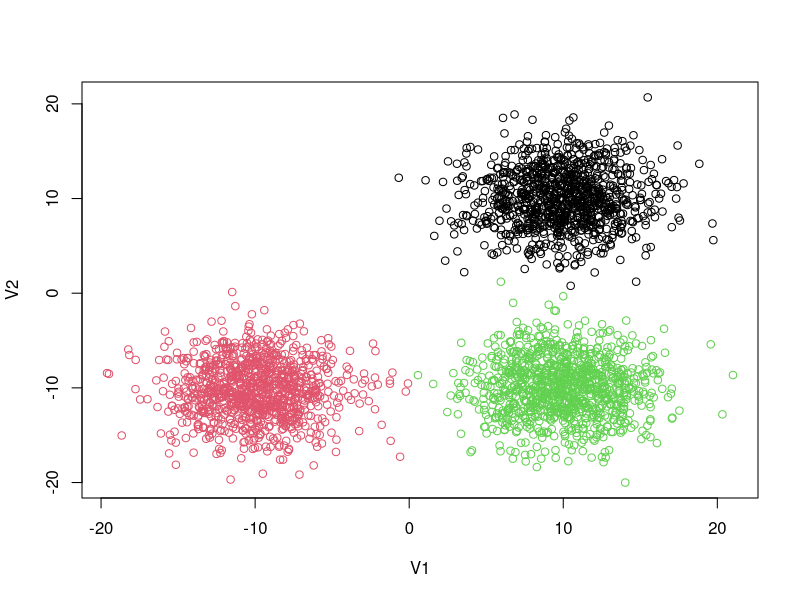
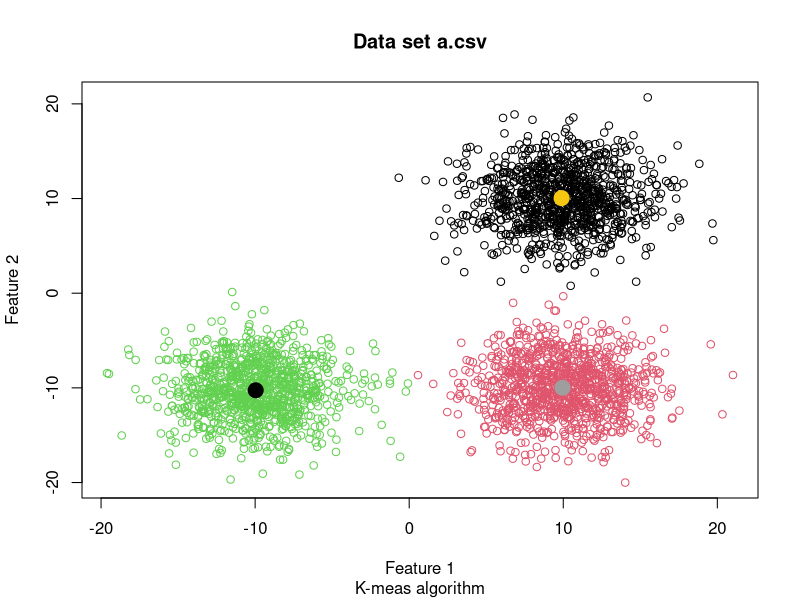
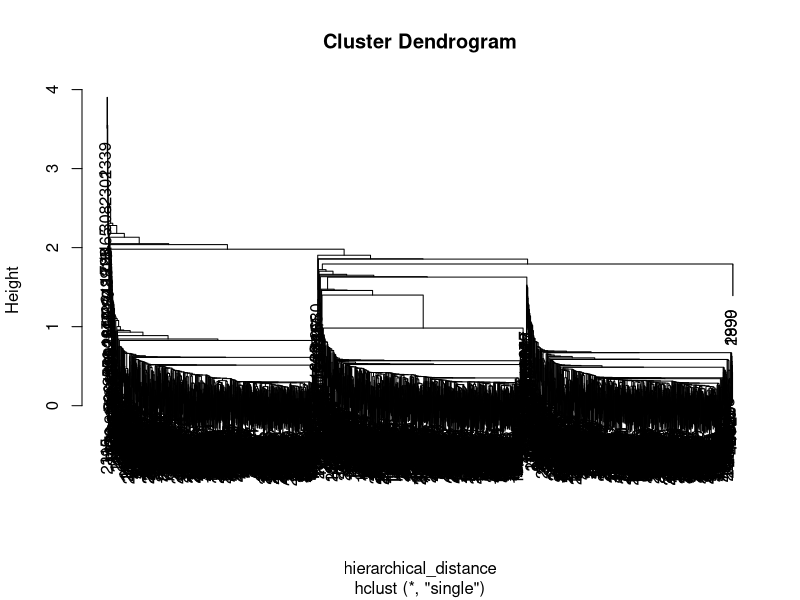
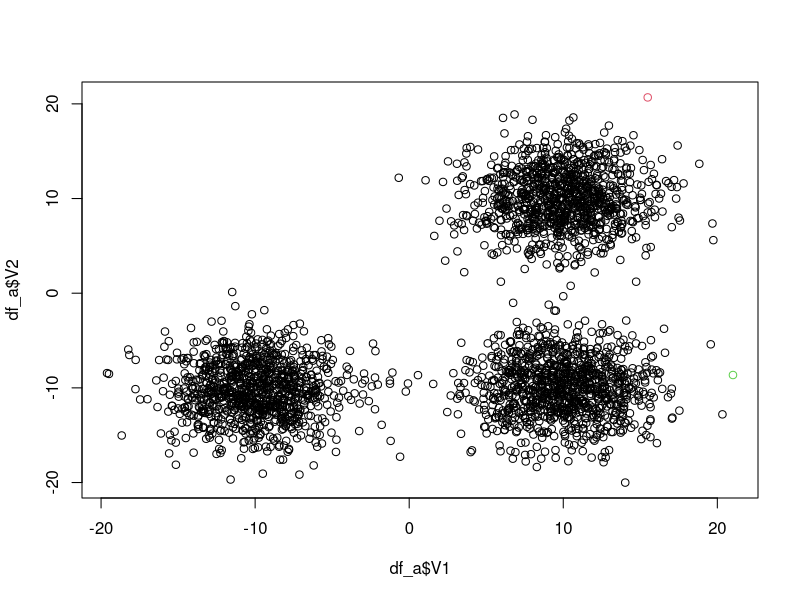
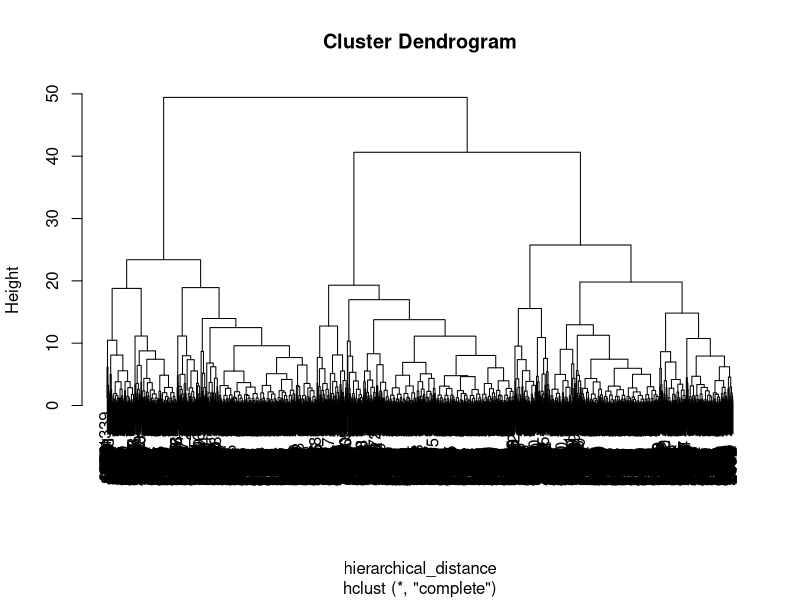
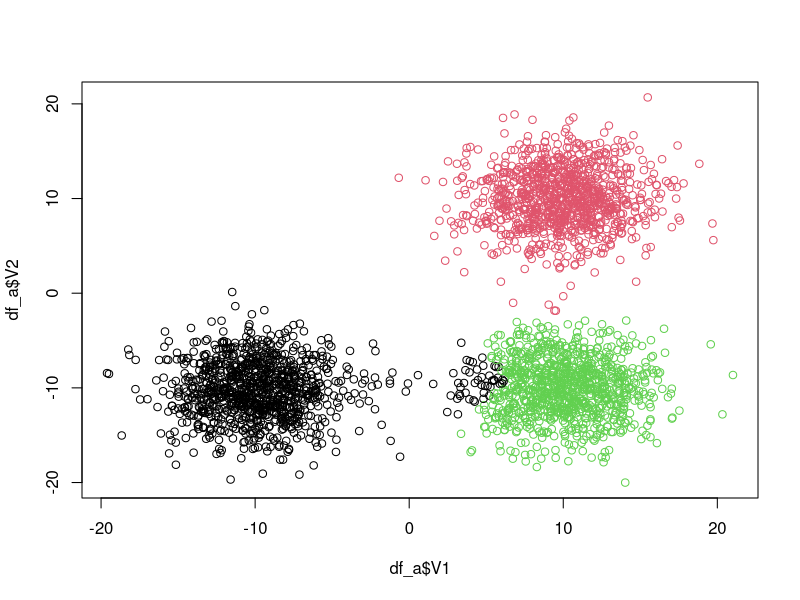
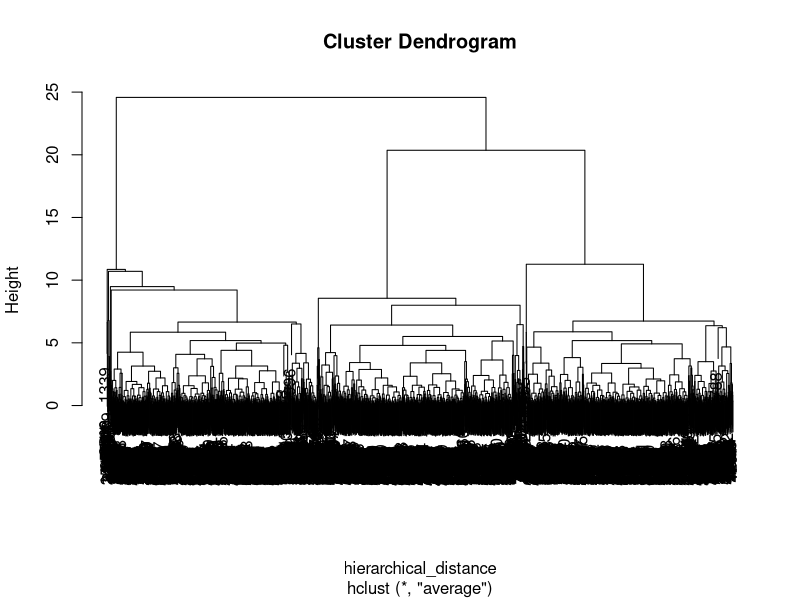
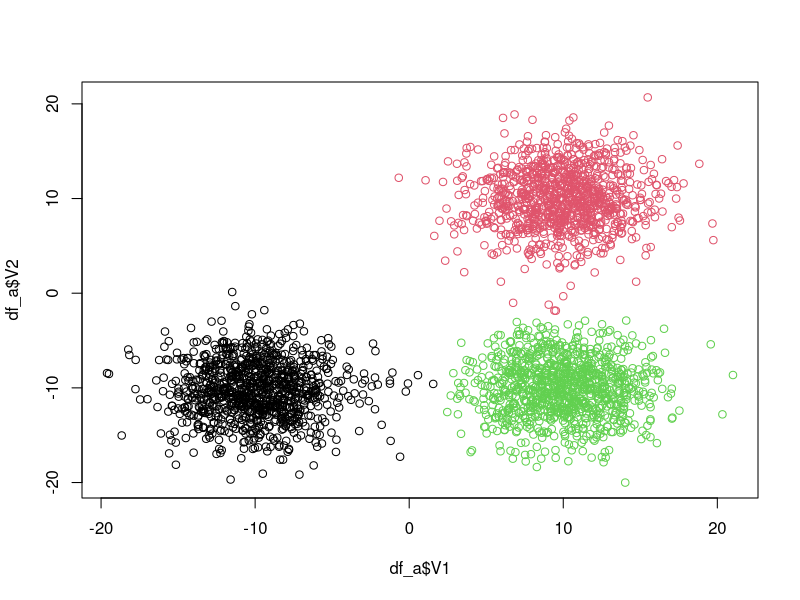

Here is the R script that generated these plots, in order:
####################
#Defining functions#
####################

###################
#Loading Libraries#
###################


################
#Implementation#
################

#################################
#Comparing clustering algorithms#
#################################
#Reading a.csv
df_a = read.csv("a.csv",header = F)
#Converting class column to a factor type

for (i in 1:nrow(df_a))
{
  if(df_a$V3[i] == 2)
    df_a$V3[i] = 3
}

for (i in 1:nrow(df_a))
{
  if(df_a$V3[i] == 1)
    df_a$V3[i] = 2
}

for (i in 1:nrow(df_a))
{
  if(df_a$V3[i] == 0)
    df_a$V3[i] = 1
}
df_a$V3 = as.factor(df_a$V3)
#Visualizing data set
plot(df_a[,1:2], col = df_a$V3)
#Aplying algorithms
#########
#K-Means#
#########
model_kmeans = kmeans(x = df_a[, 1:2], centers = 3)
plot(df_a[, 1:2], col = model_kmeans$cluster,
     main = "Data set a.csv", sub = "K-meas algorithm",
     xlab = "Feature 1", ylab = "Feature 2")
points(model_kmeans$centers[,c("V1", "V2")],
       col = 7:9,
       pch = 19,
       cex = 2)
table(True = df_a$V3, Prediction = model_kmeans$cluster)
############
#H-Clusters#
############
input_hierarchical = df_a
input_hierarchical_classes = as.numeric(df_a$V3)


for (i in 1:length(input_hierarchical_classes))
{
  if(input_hierarchical_classes[i] == 1)
    input_hierarchical_classes[i] = 0
}

for (i in 1:length(input_hierarchical_classes))
{
  if(input_hierarchical_classes[i] == 2)
    input_hierarchical_classes[i] = 1
}

for (i in 1:length(input_hierarchical_classes))
{
  if(input_hierarchical_classes[i] == 0)
    input_hierarchical_classes[i] = 2
}

input_hierarchical$V3 = NULL
input_hierarchical = as.matrix(input_hierarchical)
hierarchical_distance = dist(input_hierarchical)
###############
#Single method#
###############
model_hierarchical_single = hclust(hierarchical_distance, method = "single")
plot(model_hierarchical_single)
model_hierarchical_single_cut = cutree(model_hierarchical_single, k = 3)
plot(x = df_a$V1, y = df_a$V2, col = model_hierarchical_single_cut)
table(True = input_hierarchical_classes, Predicted = model_hierarchical_single_cut)
#################
#Complete method#
#################
model_hierarchical_complete = hclust(hierarchical_distance, method = "complete")
plot(model_hierarchical_complete)
model_hierarchical_complete_cut = cutree(model_hierarchical_complete, k = 3)
plot(x = df_a$V1, y = df_a$V2, col = model_hierarchical_complete_cut)
table(True = input_hierarchical_classes, Predicted = model_hierarchical_complete_cut)
#################
#Average method#
#################
model_hierarchical_average = hclust(hierarchical_distance, method = "average")
plot(model_hierarchical_average)
model_hierarchical_average_cut = cutree(model_hierarchical_average, k = 3)
plot(x = df_a$V1, y = df_a$V2, col = model_hierarchical_average_cut)
table(True = input_hierarchical_classes, Predicted = model_hierarchical_average_cut)
